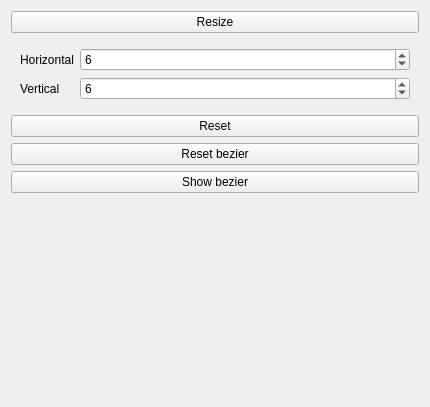
<?xml version="1.0" encoding="UTF-8"?>
<ui version="4.0">
 <class>Form</class>
 <widget class="QWidget" name="Form">
  <property name="geometry">
   <rect>
    <x>0</x>
    <y>0</y>
    <width>430</width>
    <height>407</height>
   </rect>
  </property>
  <property name="windowTitle">
   <string>Form</string>
  </property>
  <layout class="QVBoxLayout" name="verticalLayout">
   <item>
    <widget class="QPushButton" name="btnResizeWarp">
     <property name="text">
      <string>Resize</string>
     </property>
     <property name="checkable">
      <bool>true</bool>
     </property>
     <property name="flat">
      <bool>false</bool>
     </property>
    </widget>
   </item>
   <item>
    <widget class="QFrame" name="warpSizeFrame">
     <layout class="QFormLayout" name="formLayout_3">
      <item row="0" column="0">
       <widget class="QLabel" name="lbHorizontal">
        <property name="text">
         <string>Horizontal</string>
        </property>
       </widget>
      </item>
      <item row="0" column="1">
       <widget class="QSpinBox" name="boxHorizontal">
        <property name="minimum">
         <number>2</number>
        </property>
        <property name="maximum">
         <number>12</number>
        </property>
        <property name="value">
         <number>6</number>
        </property>
       </widget>
      </item>
      <item row="1" column="0">
       <widget class="QLabel" name="lbVertical">
        <property name="text">
         <string>Vertical</string>
        </property>
       </widget>
      </item>
      <item row="1" column="1">
       <widget class="QSpinBox" name="boxVertical">
        <property name="minimum">
         <number>2</number>
        </property>
        <property name="maximum">
         <number>12</number>
        </property>
        <property name="value">
         <number>6</number>
        </property>
       </widget>
      </item>
     </layout>
    </widget>
   </item>
   <item>
    <widget class="QPushButton" name="btnReset">
     <property name="text">
      <string>Reset</string>
     </property>
    </widget>
   </item>
   <item>
    <widget class="QPushButton" name="btnResetBezier">
     <property name="text">
      <string>Reset bezier</string>
     </property>
     <property name="flat">
      <bool>false</bool>
     </property>
    </widget>
   </item>
   <item>
    <widget class="QPushButton" name="btnShowBezier">
     <property name="text">
      <string>Show bezier</string>
     </property>
     <property name="checkable">
      <bool>true</bool>
     </property>
    </widget>
   </item>
   <item>
    <spacer name="verticalSpacer">
     <property name="orientation">
      <enum>Qt::Vertical</enum>
     </property>
     <property name="sizeHint" stdset="0">
      <size>
       <width>20</width>
       <height>40</height>
      </size>
     </property>
    </spacer>
   </item>
  </layout>
 </widget>
 <resources/>
 <connections/>
</ui>
